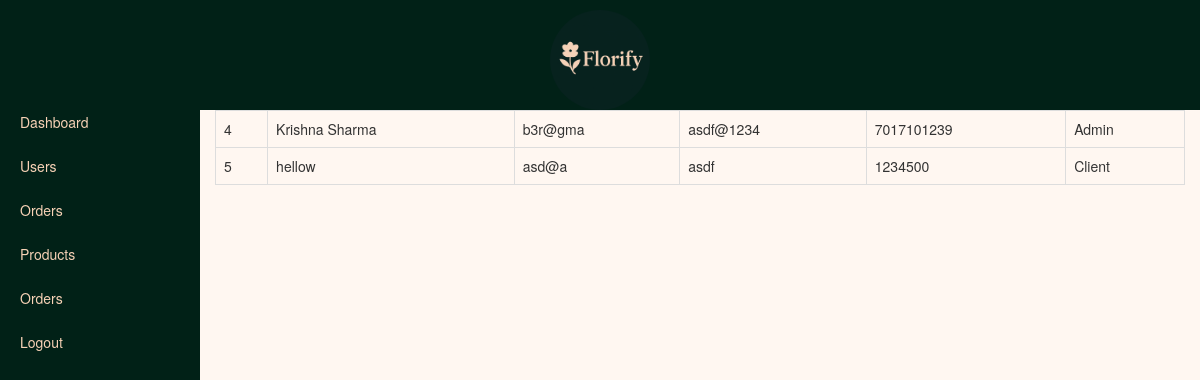
The page /admin/view_user.php on the database its author committed.
### tables this page shows
CREATE TABLE `users` (
  `user_id` int(11) NOT NULL,
  `Name` varchar(50) DEFAULT NULL,
  `email_id` varchar(30) DEFAULT NULL,
  `password` varchar(30) DEFAULT NULL,
  `phoneNo` bigint(20) DEFAULT NULL,
  `role` varchar(10) NOT NULL
);

### admin/view_user.php (the view, shortened to what this page needs)
<!DOCTYPE html>
<html lang="en">
<head>
    <link rel="stylesheet" type="text/css" href="bootstrap\css\bootstrap.min.css">
    <link rel="stylesheet" href="css\stylesheet1.css">
</head>
<body style="background-color: #fff7f1">
    <?php
      include_once("header.php");
    ?>
    <?php
        $con = mysqli_connect("localhost","root","","florifydb");
        $qry = "select * from users";
        $result = mysqli_query($con,$qry);
        echo "<table class= 'table table-bordered width_site'>";
        while($row = mysqli_fetch_array($result)){
            echo "<tr>";
            echo "<td>$row[0]</td>";
            echo "<td>$row[1]</td>";
            echo "<td>$row[2]</td>";
            echo "<td>$row[3]</td>";
            echo "<td>$row[4]</td>";
            echo "<td>$row[5]</td>";
            echo "</tr>";
        }
        echo "</table>";
    ?>
        </div>
    </div>
</div>
</body>
</html>

### admin/css/stylesheet1.css (style rules this page uses)
.width_site { width: 100%; }

### admin/header.php (style rules this page uses)
body { margin: 0; padding: 0; overflow-x: hidden; }

### rows shown on the page
users: user_id "4", Name "Krishna Sharma", email "b3r@gma", password "asdf@1234", phoneNo "7017101239", role "Admin"
users: user_id "5", Name "hellow", email "asd@a", password "asdf", phoneNo "1234500", role "Client"
